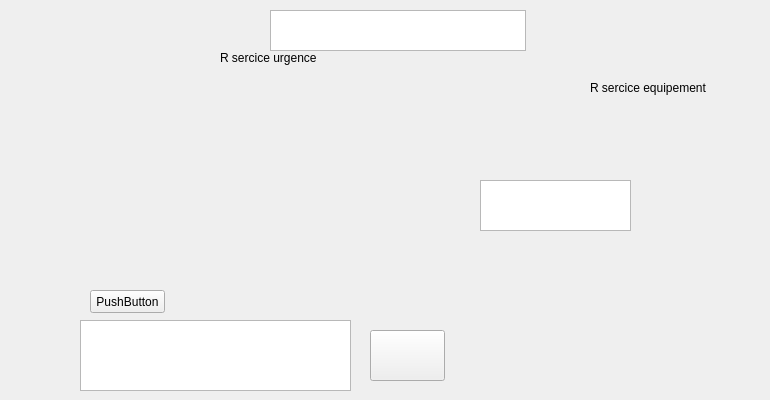
    <widget class="QWidget" name="tab_12">
     <attribute name="title">
      <string>chat</string>
     </attribute>
     <widget class="QPlainTextEdit" name="plainTextEdit">
      <property name="geometry">
       <rect>
        <x>80</x>
        <y>320</y>
        <width>271</width>
        <height>71</height>
       </rect>
      </property>
     </widget>
     <widget class="QTextBrowser" name="textBrowser_2">
      <property name="geometry">
       <rect>
        <x>480</x>
        <y>180</y>
        <width>151</width>
        <height>51</height>
       </rect>
      </property>
      <property name="styleSheet">
       <string notr="true">border-image: url(:/img/img/Webp.net-resizeimage (1).png);</string>
      </property>
     </widget>
     <widget class="QLabel" name="label_49">
      <property name="geometry">
       <rect>
        <x>590</x>
        <y>80</y>
        <width>131</width>
        <height>16</height>
       </rect>
      </property>
      <property name="text">
       <string>R sercice equipement</string>
      </property>
     </widget>
     <widget class="QLabel" name="label_41">
      <property name="geometry">
       <rect>
        <x>220</x>
        <y>50</y>
        <width>111</width>
        <height>16</height>
       </rect>
      </property>
      <property name="text">
       <string>R sercice urgence </string>
      </property>
     </widget>
     <widget class="QLabel" name="label_36">
      <property name="geometry">
       <rect>
        <x>390</x>
        <y>20</y>
        <width>371</width>
        <height>301</height>
       </rect>
      </property>
      <property name="styleSheet">
       <string notr="true">border-image: url(:/img/img/hethi2.png);
</string>
      </property>
      <property name="text">
       <string/>
      </property>
     </widget>
     <widget class="QPushButton" name="send">
      <property name="enabled">
       <bool>true</bool>
      </property>
      <property name="geometry">
       <rect>
        <x>370</x>
        <y>330</y>
        <width>75</width>
        <height>51</height>
       </rect>
      </property>
      <property name="styleSheet">
       <string notr="true">border-image: url(:/img/img/paper-plane.png);</string>
      </property>
      <property name="text">
       <string/>
      </property>
     </widget>
     <widget class="QLabel" name="label_37">
      <property name="geometry">
       <rect>
        <x>10</x>
        <y>20</y>
        <width>321</width>
        <height>271</height>
       </rect>
      </property>
      <property name="styleSheet">
       <string notr="true">border-image: url(:/img/img/hethi1.png);</string>
      </property>
      <property name="text">
       <string/>
      </property>
     </widget>
     <widget class="QPushButton" name="pushButton_6">
      <property name="geometry">
       <rect>
        <x>90</x>
        <y>290</y>
        <width>75</width>
        <height>23</height>
       </rect>
      </property>
      <property name="text">
       <string>PushButton</string>
      </property>
     </widget>
     <widget class="QTextBrowser" name="textBrowser_3">
      <property name="geometry">
       <rect>
        <x>270</x>
        <y>10</y>
        <width>256</width>
        <height>41</height>
       </rect>
      </property>
     </widget>
     <widget class="QTextBrowser" name="text1">
      <property name="geometry">
       <rect>
        <x>100</x>
        <y>160</y>
        <width>151</width>
        <height>31</height>
       </rect>
      </property>
      <property name="styleSheet">
       <string notr="true">border:none;
background:transparent;</string>
      </property>
     </widget>
     <zorder>label_36</zorder>
     <zorder>label_37</zorder>
     <zorder>plainTextEdit</zorder>
     <zorder>textBrowser_2</zorder>
     <zorder>label_49</zorder>
     <zorder>label_41</zorder>
     <zorder>send</zorder>
     <zorder>pushButton_6</zorder>
     <zorder>textBrowser_3</zorder>
     <zorder>text1</zorder>
    </widget>
